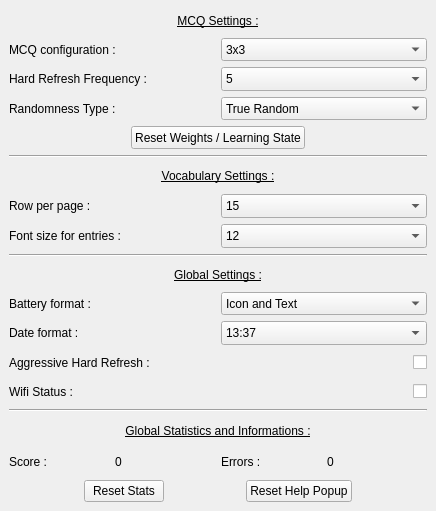
<?xml version="1.0" encoding="UTF-8"?>
<ui version="4.0">
 <class>AppSettingsPage</class>
 <widget class="QWidget" name="AppSettingsPage">
  <property name="geometry">
   <rect>
    <x>0</x>
    <y>0</y>
    <width>436</width>
    <height>511</height>
   </rect>
  </property>
  <property name="windowTitle">
   <string>Form</string>
  </property>
  <layout class="QVBoxLayout" name="verticalLayout" stretch="5,0,3,0,5,0,3">
   <property name="spacing">
    <number>6</number>
   </property>
   <property name="leftMargin">
    <number>9</number>
   </property>
   <property name="topMargin">
    <number>9</number>
   </property>
   <property name="rightMargin">
    <number>9</number>
   </property>
   <property name="bottomMargin">
    <number>9</number>
   </property>
   <item>
    <layout class="QVBoxLayout" name="QcmSettings" stretch="1,1,1,1,1">
     <property name="topMargin">
      <number>0</number>
     </property>
     <property name="bottomMargin">
      <number>0</number>
     </property>
     <item>
      <widget class="QLabel" name="QcmSettingsLabel">
       <property name="font">
        <font>
         <underline>true</underline>
        </font>
       </property>
       <property name="text">
        <string>MCQ Settings :</string>
       </property>
       <property name="alignment">
        <set>Qt::AlignCenter</set>
       </property>
      </widget>
     </item>
     <item>
      <layout class="QHBoxLayout" name="nbrOfEntryLinesSettings" stretch="1,1">
       <property name="topMargin">
        <number>0</number>
       </property>
       <property name="bottomMargin">
        <number>0</number>
       </property>
       <item>
        <widget class="QLabel" name="nbrOfEntryLinesLabel">
         <property name="sizePolicy">
          <sizepolicy hsizetype="Preferred" vsizetype="Preferred">
           <horstretch>0</horstretch>
           <verstretch>0</verstretch>
          </sizepolicy>
         </property>
         <property name="text">
          <string>MCQ configuration :</string>
         </property>
        </widget>
       </item>
       <item>
        <widget class="QComboBox" name="nbrOfEntryLinesDropdown">
         <property name="sizePolicy">
          <sizepolicy hsizetype="Preferred" vsizetype="Preferred">
           <horstretch>0</horstretch>
           <verstretch>0</verstretch>
          </sizepolicy>
         </property>
         <property name="minimumSize">
          <size>
           <width>0</width>
           <height>0</height>
          </size>
         </property>
         <property name="maximumSize">
          <size>
           <width>16777215</width>
           <height>16777215</height>
          </size>
         </property>
         <property name="currentIndex">
          <number>2</number>
         </property>
         <item>
          <property name="text">
           <string>1x3</string>
          </property>
         </item>
         <item>
          <property name="text">
           <string>2x3</string>
          </property>
         </item>
         <item>
          <property name="text">
           <string>3x3</string>
          </property>
         </item>
        </widget>
       </item>
      </layout>
     </item>
     <item>
      <layout class="QHBoxLayout" name="HardRefreshSetting" stretch="1,1">
       <item>
        <widget class="QLabel" name="HardRefreshLabel">
         <property name="sizePolicy">
          <sizepolicy hsizetype="Preferred" vsizetype="Preferred">
           <horstretch>0</horstretch>
           <verstretch>0</verstretch>
          </sizepolicy>
         </property>
         <property name="text">
          <string>Hard Refresh Frequency :</string>
         </property>
        </widget>
       </item>
       <item>
        <widget class="QComboBox" name="HardRefreshDropdown">
         <property name="sizePolicy">
          <sizepolicy hsizetype="Preferred" vsizetype="Preferred">
           <horstretch>0</horstretch>
           <verstretch>0</verstretch>
          </sizepolicy>
         </property>
         <property name="minimumSize">
          <size>
           <width>0</width>
           <height>0</height>
          </size>
         </property>
         <property name="maximumSize">
          <size>
           <width>16777215</width>
           <height>16777215</height>
          </size>
         </property>
         <property name="currentIndex">
          <number>3</number>
         </property>
         <item>
          <property name="text">
           <string>Never</string>
          </property>
         </item>
         <item>
          <property name="text">
           <string>1</string>
          </property>
         </item>
         <item>
          <property name="text">
           <string>2</string>
          </property>
         </item>
         <item>
          <property name="text">
           <string>5</string>
          </property>
         </item>
         <item>
          <property name="text">
           <string>10</string>
          </property>
         </item>
        </widget>
       </item>
      </layout>
     </item>
     <item>
      <layout class="QHBoxLayout" name="RandomnessSetting" stretch="1,1">
       <property name="topMargin">
        <number>0</number>
       </property>
       <item>
        <widget class="QLabel" name="RandomnessLabel">
         <property name="text">
          <string>Randomness Type :</string>
         </property>
        </widget>
       </item>
       <item>
        <widget class="QComboBox" name="RandomnessDropdown">
         <property name="sizePolicy">
          <sizepolicy hsizetype="Preferred" vsizetype="Preferred">
           <horstretch>0</horstretch>
           <verstretch>0</verstretch>
          </sizepolicy>
         </property>
         <property name="minimumSize">
          <size>
           <width>0</width>
           <height>0</height>
          </size>
         </property>
         <property name="sizeAdjustPolicy">
          <enum>QComboBox::AdjustToContents</enum>
         </property>
         <item>
          <property name="text">
           <string>True Random</string>
          </property>
         </item>
         <item>
          <property name="text">
           <string>Weighted Random</string>
          </property>
         </item>
        </widget>
       </item>
      </layout>
     </item>
     <item>
      <layout class="QHBoxLayout" name="ResetLayout">
       <property name="topMargin">
        <number>0</number>
       </property>
       <item>
        <spacer name="horizontalSpacer_2">
         <property name="orientation">
          <enum>Qt::Horizontal</enum>
         </property>
         <property name="sizeHint" stdset="0">
          <size>
           <width>40</width>
           <height>20</height>
          </size>
         </property>
        </spacer>
       </item>
       <item>
        <widget class="QPushButton" name="ResetWeightsButton">
         <property name="sizePolicy">
          <sizepolicy hsizetype="Preferred" vsizetype="Preferred">
           <horstretch>0</horstretch>
           <verstretch>0</verstretch>
          </sizepolicy>
         </property>
         <property name="text">
          <string>Reset Weights / Learning State</string>
         </property>
        </widget>
       </item>
       <item>
        <spacer name="horizontalSpacer">
         <property name="orientation">
          <enum>Qt::Horizontal</enum>
         </property>
         <property name="sizeHint" stdset="0">
          <size>
           <width>40</width>
           <height>20</height>
          </size>
         </property>
        </spacer>
       </item>
      </layout>
     </item>
    </layout>
   </item>
   <item>
    <widget class="Line" name="VocabLine">
     <property name="orientation">
      <enum>Qt::Horizontal</enum>
     </property>
    </widget>
   </item>
   <item>
    <layout class="QVBoxLayout" name="VocabSettings" stretch="1,1,1">
     <property name="topMargin">
      <number>0</number>
     </property>
     <property name="bottomMargin">
      <number>0</number>
     </property>
     <item>
      <widget class="QLabel" name="VocabSettingsLabel">
       <property name="font">
        <font>
         <underline>true</underline>
        </font>
       </property>
       <property name="text">
        <string>Vocabulary Settings :</string>
       </property>
       <property name="alignment">
        <set>Qt::AlignCenter</set>
       </property>
      </widget>
     </item>
     <item>
      <layout class="QHBoxLayout" name="RowPerPageLayout">
       <property name="topMargin">
        <number>0</number>
       </property>
       <item>
        <widget class="QLabel" name="RowPerPageLabel">
         <property name="text">
          <string>Row per page :</string>
         </property>
        </widget>
       </item>
       <item>
        <widget class="QComboBox" name="RowPerPageComboBox">
         <property name="sizePolicy">
          <sizepolicy hsizetype="Preferred" vsizetype="Preferred">
           <horstretch>0</horstretch>
           <verstretch>0</verstretch>
          </sizepolicy>
         </property>
         <property name="currentIndex">
          <number>2</number>
         </property>
         <item>
          <property name="text">
           <string>5</string>
          </property>
         </item>
         <item>
          <property name="text">
           <string>10</string>
          </property>
         </item>
         <item>
          <property name="text">
           <string>15</string>
          </property>
         </item>
         <item>
          <property name="text">
           <string>20</string>
          </property>
         </item>
         <item>
          <property name="text">
           <string>25</string>
          </property>
         </item>
         <item>
          <property name="text">
           <string>30</string>
          </property>
         </item>
        </widget>
       </item>
      </layout>
     </item>
     <item>
      <layout class="QHBoxLayout" name="VocabFntSizeLayout">
       <property name="bottomMargin">
        <number>0</number>
       </property>
       <item>
        <widget class="QLabel" name="VocabFntSizeLabel">
         <property name="text">
          <string>Font size for entries :</string>
         </property>
        </widget>
       </item>
       <item>
        <widget class="QComboBox" name="VocabFntSizeCombox">
         <property name="sizePolicy">
          <sizepolicy hsizetype="Preferred" vsizetype="Preferred">
           <horstretch>0</horstretch>
           <verstretch>0</verstretch>
          </sizepolicy>
         </property>
         <property name="currentIndex">
          <number>4</number>
         </property>
         <item>
          <property name="text">
           <string>8</string>
          </property>
         </item>
         <item>
          <property name="text">
           <string>9</string>
          </property>
         </item>
         <item>
          <property name="text">
           <string>10</string>
          </property>
         </item>
         <item>
          <property name="text">
           <string>11</string>
          </property>
         </item>
         <item>
          <property name="text">
           <string>12</string>
          </property>
         </item>
         <item>
          <property name="text">
           <string>13</string>
          </property>
         </item>
         <item>
          <property name="text">
           <string>14</string>
          </property>
         </item>
         <item>
          <property name="text">
           <string>15</string>
          </property>
         </item>
         <item>
          <property name="text">
           <string>16</string>
          </property>
         </item>
        </widget>
       </item>
      </layout>
     </item>
    </layout>
   </item>
   <item>
    <widget class="Line" name="GlobalSettingsLine">
     <property name="orientation">
      <enum>Qt::Horizontal</enum>
     </property>
    </widget>
   </item>
   <item>
    <layout class="QVBoxLayout" name="GlobalSettings" stretch="1,1,1,1,1">
     <property name="topMargin">
      <number>0</number>
     </property>
     <item>
      <widget class="QLabel" name="GlobalSettingsLabel">
       <property name="font">
        <font>
         <underline>true</underline>
        </font>
       </property>
       <property name="text">
        <string>Global Settings :</string>
       </property>
       <property name="alignment">
        <set>Qt::AlignCenter</set>
       </property>
      </widget>
     </item>
     <item>
      <layout class="QHBoxLayout" name="BatteryIndicator" stretch="1,1">
       <property name="topMargin">
        <number>0</number>
       </property>
       <item>
        <widget class="QLabel" name="BatteryIndicatorLabel">
         <property name="text">
          <string>Battery format :</string>
         </property>
        </widget>
       </item>
       <item>
        <widget class="QComboBox" name="BatteryIndicatorDropdown">
         <property name="sizePolicy">
          <sizepolicy hsizetype="Preferred" vsizetype="Preferred">
           <horstretch>0</horstretch>
           <verstretch>0</verstretch>
          </sizepolicy>
         </property>
         <property name="minimumSize">
          <size>
           <width>0</width>
           <height>0</height>
          </size>
         </property>
         <property name="maximumSize">
          <size>
           <width>16777215</width>
           <height>16777215</height>
          </size>
         </property>
         <item>
          <property name="text">
           <string>Icon and Text</string>
          </property>
         </item>
         <item>
          <property name="text">
           <string>Icon</string>
          </property>
         </item>
         <item>
          <property name="text">
           <string>Text</string>
          </property>
         </item>
        </widget>
       </item>
      </layout>
     </item>
     <item>
      <layout class="QHBoxLayout" name="DateDisplayFormat" stretch="1,1">
       <item>
        <widget class="QLabel" name="DateDisplayFormatLabel">
         <property name="text">
          <string>Date format :</string>
         </property>
        </widget>
       </item>
       <item>
        <widget class="QComboBox" name="DateDisplayFormatDropdown">
         <property name="sizePolicy">
          <sizepolicy hsizetype="Preferred" vsizetype="Preferred">
           <horstretch>0</horstretch>
           <verstretch>0</verstretch>
          </sizepolicy>
         </property>
         <property name="minimumSize">
          <size>
           <width>0</width>
           <height>0</height>
          </size>
         </property>
         <item>
          <property name="text">
           <string>13:37</string>
          </property>
         </item>
         <item>
          <property name="text">
           <string>1:37 pm</string>
          </property>
         </item>
        </widget>
       </item>
      </layout>
     </item>
     <item>
      <layout class="QHBoxLayout" name="KanaSetPageSettingsLayout">
       <property name="topMargin">
        <number>0</number>
       </property>
       <item>
        <widget class="QLabel" name="KanaHardRefreshLabel">
         <property name="text">
          <string>Aggressive Hard Refresh :</string>
         </property>
        </widget>
       </item>
       <item>
        <widget class="QCheckBox" name="KanaHardRefreshCheckBox">
         <property name="sizePolicy">
          <sizepolicy hsizetype="Preferred" vsizetype="Preferred">
           <horstretch>0</horstretch>
           <verstretch>0</verstretch>
          </sizepolicy>
         </property>
         <property name="layoutDirection">
          <enum>Qt::RightToLeft</enum>
         </property>
         <property name="text">
          <string/>
         </property>
        </widget>
       </item>
      </layout>
     </item>
     <item>
      <layout class="QHBoxLayout" name="WifiLayout" stretch="1,1">
       <property name="topMargin">
        <number>0</number>
       </property>
       <item>
        <widget class="QLabel" name="WifiLabel">
         <property name="text">
          <string>Wifi Status :</string>
         </property>
        </widget>
       </item>
       <item>
        <widget class="QCheckBox" name="WifiCheckBox">
         <property name="sizePolicy">
          <sizepolicy hsizetype="Preferred" vsizetype="Preferred">
           <horstretch>0</horstretch>
           <verstretch>0</verstretch>
          </sizepolicy>
         </property>
         <property name="layoutDirection">
          <enum>Qt::RightToLeft</enum>
         </property>
         <property name="text">
          <string/>
         </property>
        </widget>
       </item>
      </layout>
     </item>
    </layout>
   </item>
   <item>
    <widget class="Line" name="GlobalStatisticsLine">
     <property name="orientation">
      <enum>Qt::Horizontal</enum>
     </property>
    </widget>
   </item>
   <item>
    <layout class="QVBoxLayout" name="StatsSettings" stretch="1,1,1">
     <property name="topMargin">
      <number>0</number>
     </property>
     <item>
      <widget class="QLabel" name="GlobalStatsLabel">
       <property name="font">
        <font>
         <underline>true</underline>
        </font>
       </property>
       <property name="text">
        <string>Global Statistics and Informations :</string>
       </property>
       <property name="alignment">
        <set>Qt::AlignCenter</set>
       </property>
      </widget>
     </item>
     <item>
      <layout class="QHBoxLayout" name="ScoreLayout">
       <item>
        <widget class="QLabel" name="ScoreCounterLabel">
         <property name="text">
          <string>Score :</string>
         </property>
        </widget>
       </item>
       <item>
        <widget class="QLabel" name="ScoreCounterValueLabel">
         <property name="text">
          <string>0</string>
         </property>
        </widget>
       </item>
       <item>
        <widget class="QLabel" name="ErrorCounterLabel">
         <property name="text">
          <string>Errors :</string>
         </property>
        </widget>
       </item>
       <item>
        <widget class="QLabel" name="ErrorsCounterValueLabel">
         <property name="text">
          <string>0</string>
         </property>
        </widget>
       </item>
      </layout>
     </item>
     <item>
      <layout class="QHBoxLayout" name="horizontalLayout">
       <property name="topMargin">
        <number>0</number>
       </property>
       <item>
        <spacer name="horizontalSpacer_5">
         <property name="orientation">
          <enum>Qt::Horizontal</enum>
         </property>
         <property name="sizeHint" stdset="0">
          <size>
           <width>40</width>
           <height>20</height>
          </size>
         </property>
        </spacer>
       </item>
       <item>
        <widget class="QPushButton" name="ResetStatsButton">
         <property name="sizePolicy">
          <sizepolicy hsizetype="Preferred" vsizetype="Preferred">
           <horstretch>0</horstretch>
           <verstretch>0</verstretch>
          </sizepolicy>
         </property>
         <property name="text">
          <string>Reset Stats</string>
         </property>
        </widget>
       </item>
       <item>
        <spacer name="horizontalSpacer_3">
         <property name="orientation">
          <enum>Qt::Horizontal</enum>
         </property>
         <property name="sizeHint" stdset="0">
          <size>
           <width>40</width>
           <height>20</height>
          </size>
         </property>
        </spacer>
       </item>
       <item>
        <widget class="QPushButton" name="resetPopup">
         <property name="text">
          <string>Reset Help Popup</string>
         </property>
        </widget>
       </item>
       <item>
        <spacer name="horizontalSpacer_4">
         <property name="orientation">
          <enum>Qt::Horizontal</enum>
         </property>
         <property name="sizeHint" stdset="0">
          <size>
           <width>40</width>
           <height>20</height>
          </size>
         </property>
        </spacer>
       </item>
      </layout>
     </item>
    </layout>
   </item>
  </layout>
 </widget>
 <resources/>
 <connections/>
</ui>
